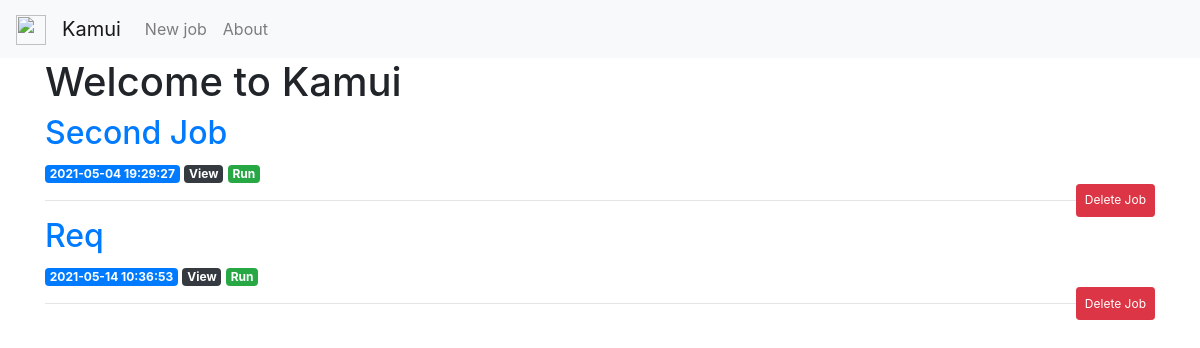
Before: / with the older database file.
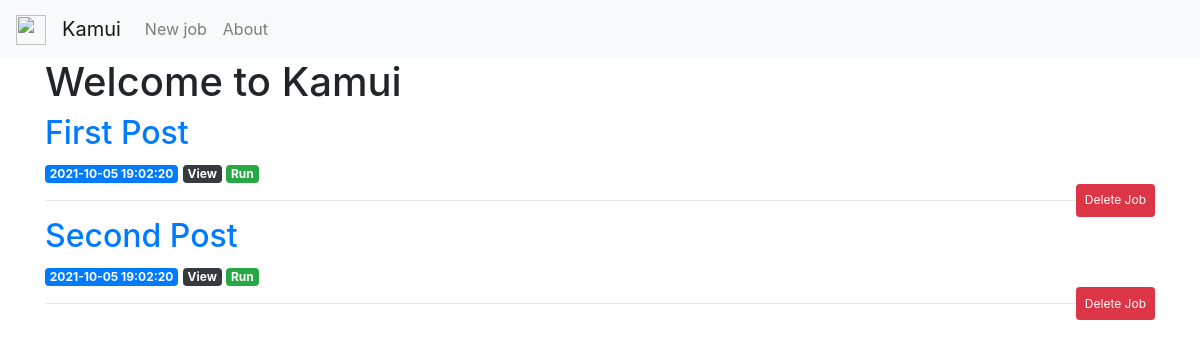
After: the same page with the newer database file.
### tables this page shows
CREATE TABLE posts (
    id INTEGER PRIMARY KEY AUTOINCREMENT,
    created TIMESTAMP NOT NULL DEFAULT CURRENT_TIMESTAMP,
    title TEXT NOT NULL,
    agent TEXT,
    content TEXT NOT NULL
);

### app.py (the view)
@app.route('/')
def index():
    conn = get_db_connection()
    posts = conn.execute('SELECT * FROM posts').fetchall()
    conn.close()
    return render_template('index.html', posts=posts)

### app.py (called while the page is built)
def get_db_connection():
    conn = sqlite3.connect('database.db')
    conn.row_factory = sqlite3.Row
    return conn

### templates/index.html
{% extends 'base.html' %}
    {% block content %}
        <h1>{% block title %} Welcome to Kamui {% endblock %}</h1>
        {% for post in posts %}
            <a href="{{ url_for('edit', id=post['id']) }}">
                <h2>{{ post['title'] }}</h2>
            </a>
            <span class="badge badge-primary">{{ post['created'] }}</span>
            <a href="{{ url_for('post', post_id=post['id']) }}">
                <span class="badge badge-dark">View</span>
            </a>
            <a href="{{ url_for('execute', id=post['id']) }}">
                <span class="badge badge-success">Run</span>
            </a>
            <form action="{{ url_for('delete', id=post['id']) }}" method="POST">
                <input type="submit" value="Delete Job" style="height:33px;font-size: 12px;float:right;"
                    class="btn btn-danger btn-sm" onclick="return confirm('Are you sure you want to delete this job?')">
            </form>
            <hr>
    {% endfor %}
{% endblock %}

### templates/base.html (shortened to what this page needs)
<!doctype html>
<html lang="en">
  <head>
    <link rel="stylesheet" href="https://stackpath.bootstrapcdn.com/bootstrap/4.3.1/css/bootstrap.min.css">
  </head>
  <body>
      <nav class="navbar navbar-expand-md navbar-light bg-light">
        <a class="navbar-brand" href="/">
          <div class="logo-image">
                <img src="https://www.seekpng.com/png/full/22-224669_sharingan-transparent-kakashi-mangekyou-sharingan-black-and-white.png" class="img-fluid" style="width: 30px;height: 30px;">
          </div>
        </a>
        <a class="navbar-brand" href="{{ url_for('index')}}">Kamui</a>
        <div class="collapse navbar-collapse" id="navbarNav">
            <ul class="navbar-nav">
            <li class="nav-item">
              <a class="nav-link" href="{{url_for('create')}}">New job</a>
            </li>
            <li class="nav-item">
                <a class="nav-link" href="#">About</a>
            </li>
            </ul>
        </div>
      </nav>
    <div class="container">
        {% block content %} {% endblock %}
    </div>
  </body>
</html>

Changed rows visible on the page:
removed posts: title "Req", created "2021-05-14 10:36:53"
added posts: title "First Post", created "2021-10-05 19:02:20"
changed posts: title "Second Job" → "Second Post"; created "2021-05-04 19:29:27" → "2021-10-05 19:02:20"
